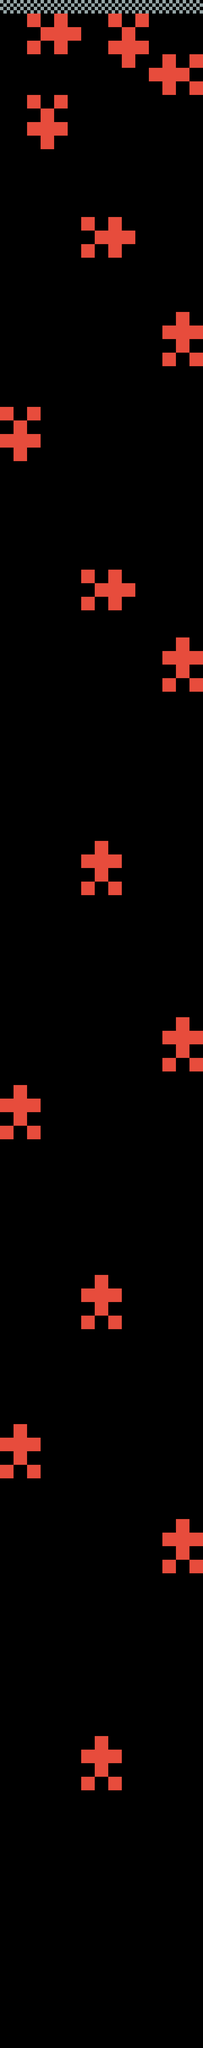

The image is a tile-based game level rendered from a .tmx file. Its description and source (layers, tilesets, objects; grid data summarised) follow:
An orthogonal 15x151 tile map with 48x48 px tiles, 2 tile layers (walls, finish).

<map version="1.0" orientation="orthogonal" renderorder="right-down" width="15" height="151" tilewidth="48" tileheight="48">
 <tileset firstgid="1" name="tile_set" tilewidth="48" tileheight="48">
  <image source="tile_set.png" width="144" height="96" />
 </tileset>
 <layer name="walls" width="15" height="151">
  <data>[2265 cells, 112 non-empty, 1 distinct tile ids]</data>
 </layer>
 <layer name="finish" width="15" height="151">
  <data>[2265 cells, 15 non-empty, 1 distinct tile ids]</data>
 </layer>
</map>
